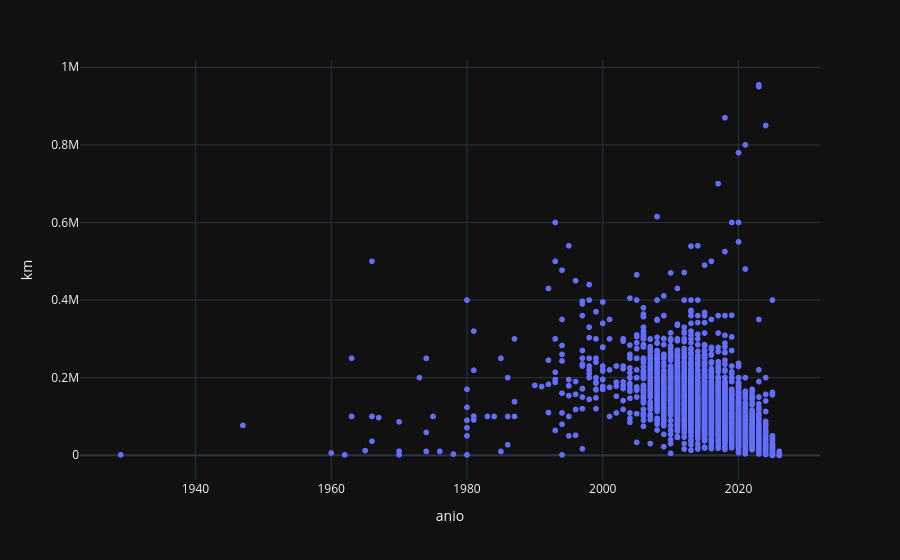

Write notebook code for a chart like this one.
### Markdown cell above
### Grafico de scatter - antiguedad del vehiculo y el kilometraje declarado

Busco verificar la coherencia en general, que los vehiculos con mayor antiguedad tengan un km mas alto, y viceversa, y en caso contrario, verificar la veracidad o tratar ese dato erroneo.

Se obeserva una nube de datos donde las relaciones parecen coherentes, y dos clusteres dispersos, donde por un lado se encuentran vehiculos antiguos con baja cantidad de kilometraje, candidatos a 'Coleccion' y vehiculos con pocos años de antiguedad pero muchos kilometros acumulados (se chequean los precios)

### Code cell
scatter = px.scatter(df,
                     x = 'anio',
                     y = 'km',
                     template = 'plotly_dark',
                     hover_data = ['modelo', 'precio_usd'],
                     ).show()

### Figure 1 — Plotly figure (JSON) as saved in the notebook; plotly's stock layout.template omitted (floating-point values rounded to 4 significant figures; data arrays with more than 128 entries replaced by an {"elided": "..."} marker saying what was removed)
{"data": [{"customdata": {"elided": "4649x2 mixed values"}, "hovertemplate": "anio=%{x}<br>km=%{y}<br>modelo=%{customdata[0]}<br>precio_usd=%{customdata[1]}<extra></extra>", "legendgroup": "", "marker": {"color": "#636efa", "symbol": "circle"}, "mode": "markers", "name": "", "showlegend": false, "type": "scattergl", "x": {"elided": "4649 int values"}, "xaxis": "x", "y": {"elided": "4649 int values"}, "yaxis": "y"}], "layout": {"legend": {"tracegroupgap": 0}, "margin": {"t": 60}, "xaxis": {"anchor": "y", "domain": [0, 1], "title": {"text": "anio"}}, "yaxis": {"anchor": "x", "domain": [0, 1], "title": {"text": "km"}}}}
